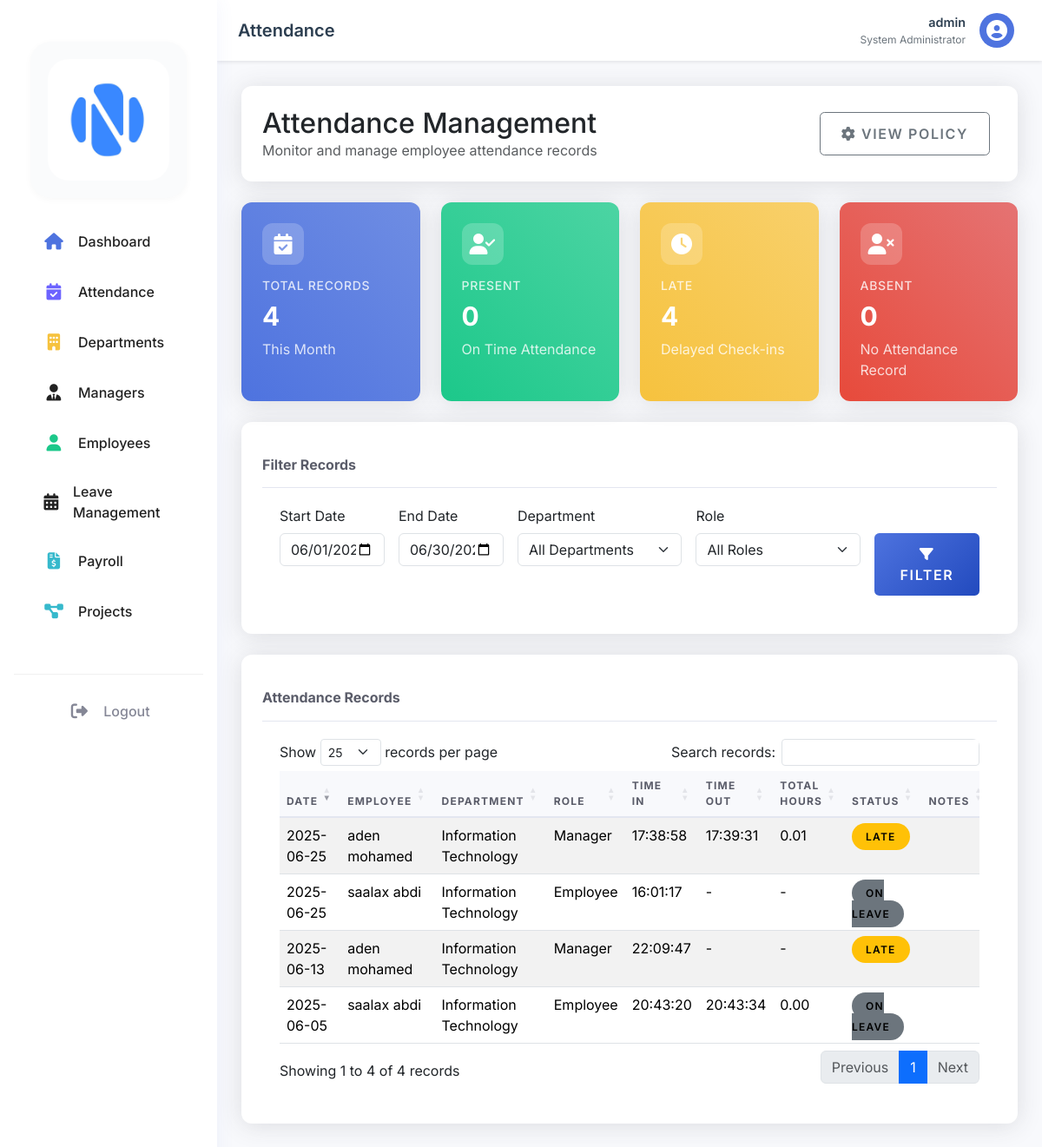
Before: /dashboard/admin/attendance.php (signed in) with the older database file.
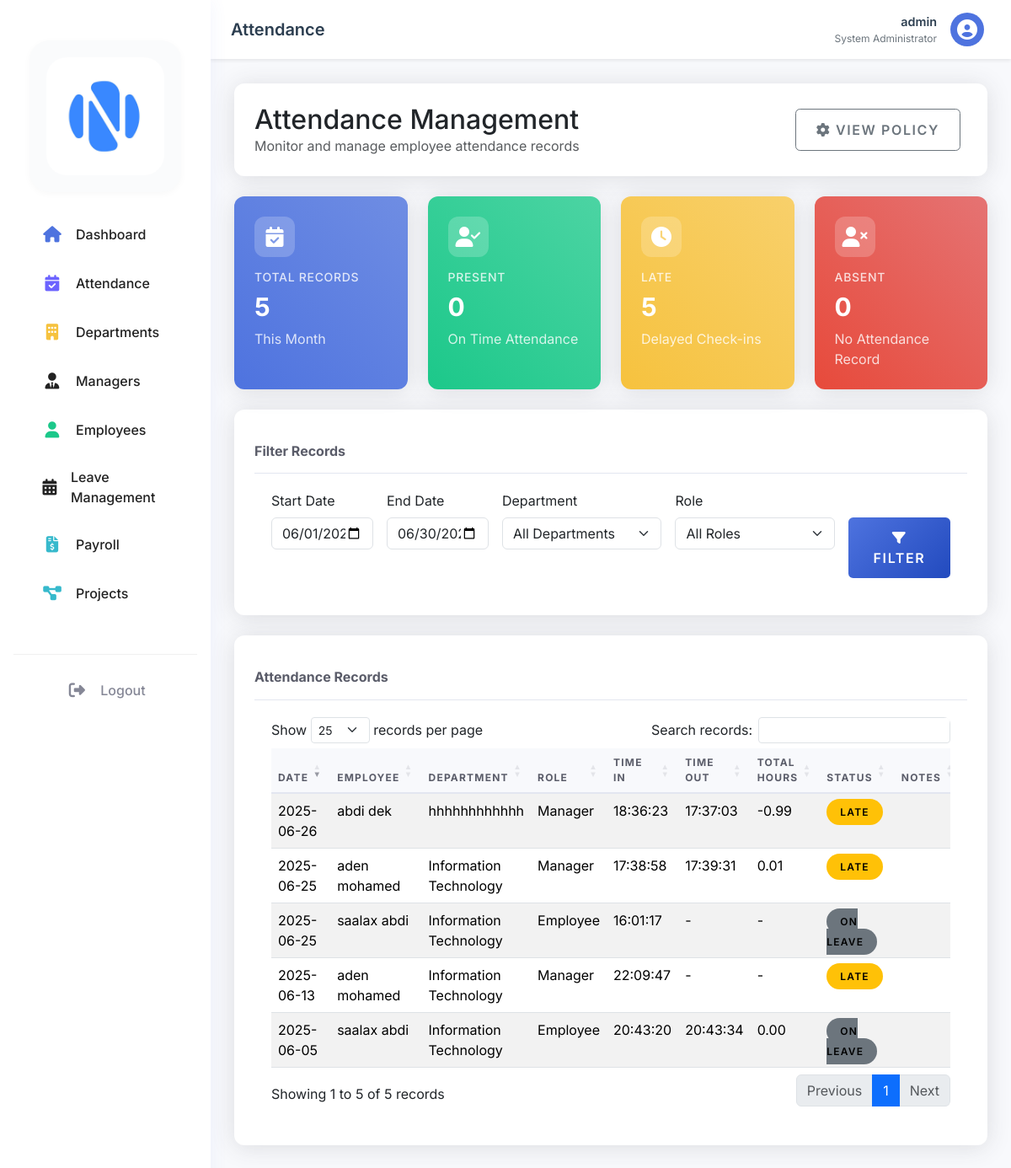
After: the same page with the newer database file.
### tables this page shows
CREATE TABLE `attendance` (
  `attendance_id` int(11) NOT NULL,
  `emp_id` int(11) DEFAULT NULL,
  `attendance_date` date NOT NULL,
  `time_in` time DEFAULT NULL,
  `time_out` time DEFAULT NULL,
  `status` enum('present','late','absent','half-day') DEFAULT 'present',
  `notes` text,
  `created_at` timestamp NOT NULL DEFAULT CURRENT_TIMESTAMP,
  `total_hours` decimal(4,2) DEFAULT NULL,
  `auto_status` enum('present','late','absent','half-day') DEFAULT NULL,
  `ip_address` varchar(45) DEFAULT NULL,
  `device_info` text
);

CREATE TABLE `departments` (
  `dept_id` int(11) NOT NULL,
  `dept_name` varchar(100) NOT NULL,
  `dept_head` int(11) DEFAULT NULL,
  `created_at` timestamp NOT NULL DEFAULT CURRENT_TIMESTAMP
);

CREATE TABLE `users` (
  `user_id` int(11) NOT NULL,
  `username` varchar(50) NOT NULL,
  `password` varchar(255) NOT NULL,
  `email` varchar(100) NOT NULL,
  `role` enum('admin','hr','manager','employee') NOT NULL,
  `status` enum('active','inactive','on_leave','deleted') DEFAULT 'active',
  `created_at` timestamp NOT NULL DEFAULT CURRENT_TIMESTAMP,
  `last_login` timestamp NULL DEFAULT NULL,
  `reset_token` varchar(64) DEFAULT NULL,
  `reset_token_expires` datetime DEFAULT NULL,
  `reset_code` varchar(6) DEFAULT NULL,
  `reset_code_expires` datetime DEFAULT NULL
);

### dashboard/admin/attendance.php (the view, shortened to what the changed rows need)
<?php
require_once '../../includes/attendance_functions.php';
function getStatusBadgeClass($status) {
    switch ($status) {
        case 'late':
            return 'warning';
    }
}
$start_date = isset($_GET['start_date']) ? $_GET['start_date'] : date('Y-m-01');
$end_date = isset($_GET['end_date']) ? $_GET['end_date'] : date('Y-m-t');
try {
    $query = "
        SELECT
            a.*,
            e.first_name,
            e.last_name,
            CONCAT(e.first_name, ' ', e.last_name) as employee_name,
            e.position,
            d.dept_name,
            u.role
        FROM attendance a
        JOIN employees e ON a.emp_id = e.emp_id
        JOIN departments d ON e.dept_id = d.dept_id
        JOIN users u ON e.user_id = u.user_id
        WHERE a.attendance_date BETWEEN :start_date AND :end_date
    ";
    $params = [
        ':start_date' => $start_date,
        ':end_date' => $end_date
    ];
    $query .= " ORDER BY a.attendance_date DESC, e.first_name ASC";
    $stmt = $pdo->prepare($query);
    $stmt->execute($params);
    $attendance_records = $stmt->fetchAll();
    $stats = [
        'total_records' => count($attendance_records),
        'present_count' => 0,
        'late_count' => 0,
        'absent_count' => 0
    ];
    foreach ($attendance_records as $record) {
        switch ($record['status']) {
            case 'late':
                $stats['late_count']++;
                break;
        }
    }
} catch (PDOException $e) {
    $error = "Error fetching data: " . $e->getMessage();
}
function isOnLeave($pdo, $emp_id, $date) {
    $stmt = $pdo->prepare("SELECT 1 FROM leave_requests WHERE emp_id = ? AND status = 'approved' AND ? BETWEEN start_date AND end_date");
    $stmt->execute([$emp_id, $date]);
    return $stmt->fetch() ? true : false;
}
$holidays = [
    '2024-01-01' => 'New Year\'s Day',
    '2024-04-10' => 'Eid al-Fitr',
    '2024-05-01' => 'Labour Day',
    '2024-06-17' => 'Eid al-Adha',
];
?>
<!DOCTYPE html>
<html lang="en">
<head>
    <link href="https://cdn.jsdelivr.net/npm/bootstrap@5.3.2/dist/css/bootstrap.min.css" rel="stylesheet">
    <link rel="stylesheet" href="https://cdnjs.cloudflare.com/ajax/libs/font-awesome/6.4.0/css/all.min.css">
    <link rel="stylesheet" href="https://cdn.datatables.net/1.11.5/css/dataTables.bootstrap5.min.css">
    <link rel="stylesheet" href="../../assets/css/dashboard.css">
</head>
<body>
    <div class="main-content" id="main-content">
        <div class="container-fluid py-4">
            <div class="dashboard-header mb-4">
                <div class="d-flex justify-content-between align-items-center">
                    <div>
                        <h1 class="h2 mb-0">Attendance Management</h1>
                    </div>
                </div>
            </div>
            <div class="row g-4 mb-4">
                <div class="col-xl-3 col-md-6">
                    <div class="stat-card total">
                        <div class="stat-icon">
                            <i class="fas fa-calendar-check"></i>
                        </div>
                        <h6 class="stat-label">Total Records</h6>
                        <h3 class="stat-value"><?php echo number_format($stats['total_records'] ?? 0); ?></h3>
                        <p class="text-muted mb-0">This Month</p>
                    </div>
                </div>
                <div class="col-xl-3 col-md-6">
                    <div class="stat-card late">
                        <div class="stat-icon">
                            <i class="fas fa-clock"></i>
                        </div>
                        <h6 class="stat-label">Late</h6>
                        <h3 class="stat-value"><?php echo number_format($stats['late_count'] ?? 0); ?></h3>
                        <p class="text-muted mb-0">Delayed Check-ins</p>
                    </div>
                </div>
            </div>
            <div class="modern-card">
                <div class="card-body">
                    <div class="table-responsive">
                        <table id="attendanceTable" class="table table-striped table-hover">
                            <thead>
                                <tr>
                                    <th>Date</th>
                                    <th>Employee</th>
                                    <th>Department</th>
                                    <th>Role</th>
                                    <th>Time In</th>
                                    <th>Time Out</th>
                                    <th>Total Hours</th>
                                    <th>Status</th>
                                    <th>Notes</th>
                                </tr>
                            </thead>
                            <tbody>
                                <?php if (isset($attendance_records) && is_array($attendance_records)): ?>
                                    <?php foreach ($attendance_records as $record): ?>
                                        <tr>
                                            <td><?php echo date('Y-m-d', strtotime($record['attendance_date'])); ?></td>
                                            <td><?php echo htmlspecialchars($record['employee_name'] ?? ''); ?></td>
                                            <td><?php echo htmlspecialchars($record['dept_name'] ?? 'Not Assigned'); ?></td>
                                            <td><?php echo ucfirst($record['role'] ?? ''); ?></td>
                                            <td><?php echo $record['time_in'] ? date('H:i:s', strtotime($record['time_in'])) : '-'; ?></td>
                                            <td><?php echo $record['time_out'] ? date('H:i:s', strtotime($record['time_out'])) : '-'; ?></td>
                                            <td><?php echo $record['total_hours'] ?? '-'; ?></td>
                                            <td>
                                                <?php if (isOnLeave($pdo, $record['emp_id'], $record['attendance_date'])): ?>
                                                    <span class="status-badge bg-secondary">On Leave</span>
                                                <?php elseif (isset($holidays[date('Y-m-d', strtotime($record['attendance_date']))])): ?>
                                                    <span class="status-badge bg-info">Holiday</span>
                                                <?php else: ?>
                                                    <span class="status-badge bg-<?php echo getStatusBadgeClass($record['status'] ?? ''); ?>">
                                                        <?php echo ucfirst($record['status'] ?? ''); ?>
                                                    </span>
                                                <?php endif; ?>
                                            </td>
                                            <td><?php echo htmlspecialchars($record['notes'] ?? ''); ?></td>
                                        </tr>
                                    <?php endforeach; ?>
                                <?php endif; ?>
                            </tbody>
                        </table>
                    </div>
                </div>
            </div>
        </div>
    </div>
</body>
</html>

Changed rows visible on the page:
added attendance: attendance_date "2025-06-26", employee_name "abdi dek", departments.dept_name "hhhhhhhhhhhh", users.role "Manager", time_in "18:36:23", time_out "17:37:03", total_hours "-0.99", status "LATE"
Other visible differences:
$stats['total_records']: "4" → "5"
$stats['late_count']: "4" → "5"
text written by a page script: "Show records per page Search records: Showing 1 to 4 of 4 records Previous 1 Next" → "Show records per page Search records: Showing 1 to 5 of 5 records Previous 1 Next"
